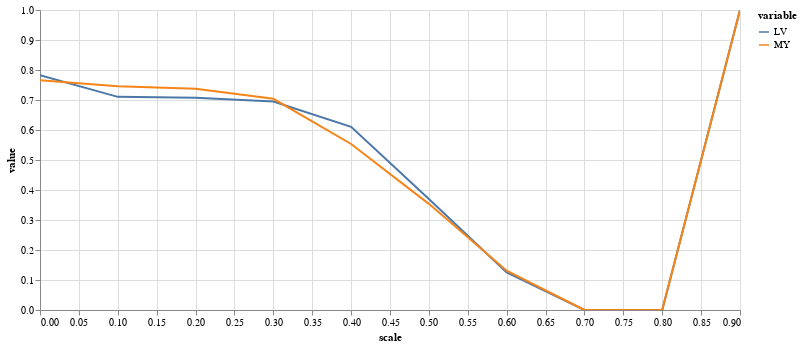

Notebook code cell kept with this figure:
### Code cell
(alt
 .Chart(results.melt(id_vars=['scale'],value_vars=['LV','MY']))
 .mark_line()
 .encode(
     x="scale",
     y="value",
     color="variable",
     tooltip="value"
 )
 .properties(width=700,height=300)
 .interactive()
)

### Figure 1 — Vega-Lite specification as saved in the notebook (floating-point values rounded to 4 significant figures)
{"config": {"view": {"continuousWidth": 400, "continuousHeight": 300}}, "data": {"name": "data-4e2a58405bc7b28a4989d0519d39fb8a"}, "mark": "line", "encoding": {"color": {"field": "variable", "type": "nominal"}, "tooltip": {"field": "value", "type": "quantitative"}, "x": {"field": "scale", "type": "quantitative"}, "y": {"field": "value", "type": "quantitative"}}, "height": 300, "selection": {"selector005": {"type": "interval", "bind": "scales", "encodings": ["x", "y"]}}, "width": 700, "$schema": "https://vega.github.io/schema/vega-lite/v4.17.0.json", "datasets": {"data-4e2a58405bc7b28a4989d0519d39fb8a": [{"scale": 0.0, "variable": "LV", "value": 0.7826}, {"scale": 0.1, "variable": "LV", "value": 0.7105}, {"scale": 0.2, "variable": "LV", "value": 0.7076}, {"scale": 0.3, "variable": "LV", "value": 0.6948}, {"scale": 0.4, "variable": "LV", "value": 0.6104}, {"scale": 0.5, "variable": "LV", "value": 0.3701}, {"scale": 0.6, "variable": "LV", "value": 0.1252}, {"scale": 0.7, "variable": "LV", "value": 0.0}, {"scale": 0.8, "variable": "LV", "value": 0.0}, {"scale": 0.9, "variable": "LV", "value": 1.0}, {"scale": 0.0, "variable": "MY", "value": 0.7656}, {"scale": 0.1, "variable": "MY", "value": 0.7461}, {"scale": 0.2, "variable": "MY", "value": 0.7378}, {"scale": 0.3, "variable": "MY", "value": 0.7039}, {"scale": 0.4, "variable": "MY", "value": 0.5534}, {"scale": 0.5, "variable": "MY", "value": 0.3538}, {"scale": 0.6, "variable": "MY", "value": 0.1309}, {"scale": 0.7, "variable": "MY", "value": 0.0}, {"scale": 0.8, "variable": "MY", "value": 0.0}, {"scale": 0.9, "variable": "MY", "value": 1.0}]}}
